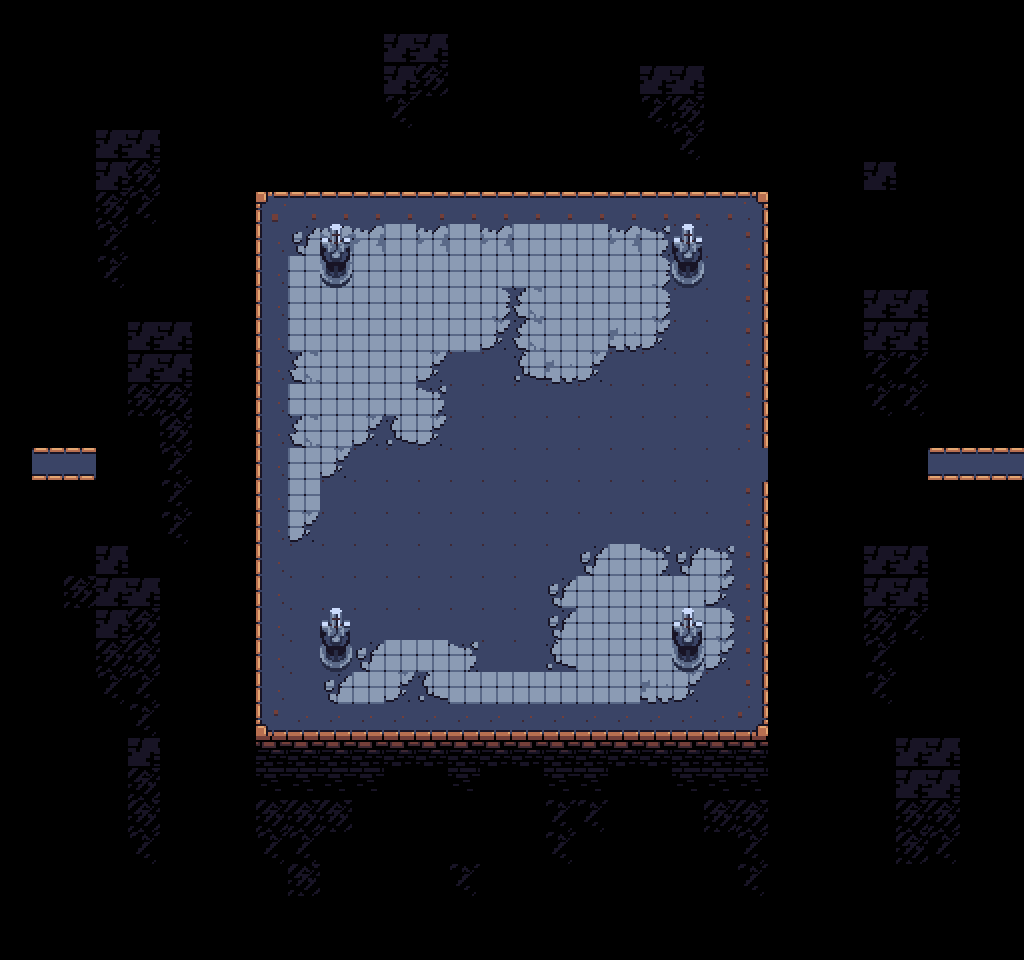

Tiled map render using the project's own tile images. Description and the map definition, with tile-layer contents summarised, below:
An orthogonal 32x30 tile map with 32x32 px tiles, 4 tile layers (ground, walls, death, guff) and 12 objects (4x torch, 3x scene, 2x connection, 2x platform, actor).

<map version="1.0" tiledversion="1.1.5" orientation="orthogonal" renderorder="right-down" width="32" height="30" tilewidth="32" tileheight="32" infinite="0" nextobjectid="45">
 <properties>
  <property name="music" value="fight" />
  <property name="number" value="50" />
 </properties>
 <tileset firstgid="1" source="tower-tileset.tsx" />
 <layer name="ground" width="32" height="30">
  <data>[960 cells, 277 non-empty, 19 distinct tile ids]</data>
 </layer>
 <layer name="walls" width="32" height="30">
  <data>[960 cells, 10 non-empty, 3 distinct tile ids]</data>
 </layer>
 <layer name="death" width="32" height="30">
  <data>[960 cells, 276 non-empty, 6 distinct tile ids]</data>
 </layer>
 <layer name="guff" width="32" height="30">
  <data>[960 cells, 0 non-empty, 0 distinct tile ids]</data>
 </layer>
 <objectgroup name="objects">
  <object id="9" name="212" type="connection" x="960" y="448" width="32" height="32">
   <properties>
    <property name="dir" value="left" />
    <property name="to" value="72" />
   </properties>
  </object>
  <object id="10" name="213" type="connection" x="64" y="448" width="32" height="32">
   <properties>
    <property name="dir" value="right" />
    <property name="to" value="114" />
   </properties>
  </object>
  <object id="21" name="boss" type="actor" x="512" y="448" width="32" height="32">
   <properties>
    <property name="isBoss" value="true" />
    <property name="isHide" value="true" />
   </properties>
  </object>
  <object id="23" name="28" type="scene" x="704" y="416" width="32" height="94">
   <properties>
    <property name="switch" value="a" />
   </properties>
  </object>
  <object id="25" type="platform" x="768" y="448" width="32" height="32">
   <properties>
    <property name="movex" value="4" />
    <property name="switch" value="a" />
   </properties>
  </object>
  <object id="26" type="platform" x="96" y="448" width="32" height="32">
   <properties>
    <property name="isActive" value="false" />
    <property name="movex" value="4" />
    <property name="switch" value="b" />
   </properties>
  </object>
  <object id="32" type="torch" x="673" y="240" width="32" height="32">
   <properties>
    <property name="isOn" value="false" />
    <property name="switch" value="d" />
   </properties>
  </object>
  <object id="33" type="torch" x="321" y="242" width="32" height="32">
   <properties>
    <property name="isOn" value="false" />
    <property name="switch" value="c" />
   </properties>
  </object>
  <object id="34" type="torch" x="321" y="622" width="32" height="32">
   <properties>
    <property name="isOn" value="false" />
    <property name="switch" value="f" />
   </properties>
  </object>
  <object id="35" type="torch" x="673" y="624" width="32" height="32">
   <properties>
    <property name="isOn" value="false" />
    <property name="switch" value="e" />
   </properties>
  </object>
  <object id="43" name="28" type="scene" x="736" y="412" width="32" height="30">
   <properties>
    <property name="switch" value="a" />
   </properties>
  </object>
  <object id="44" name="28" type="scene" x="736" y="483" width="32" height="30">
   <properties>
    <property name="switch" value="a" />
   </properties>
  </object>
 </objectgroup>
</map>
